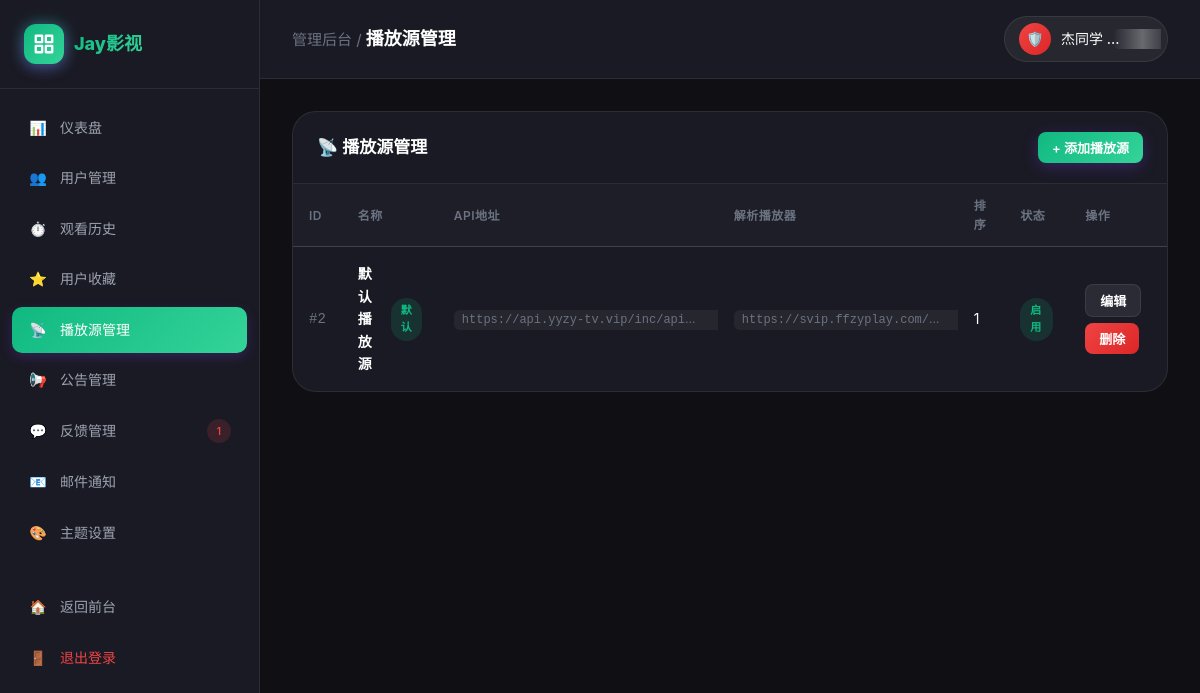
Page /admin/sources.php (signed in) on the committed database.
### tables this page shows
CREATE TABLE play_sources (
            id INTEGER PRIMARY KEY AUTOINCREMENT,
            name TEXT NOT NULL,
            api_url TEXT NOT NULL,
            parser_url TEXT DEFAULT '',
            is_default INTEGER DEFAULT 0,
            sort_order INTEGER DEFAULT 0,
            status INTEGER DEFAULT 1,
            created_at DATETIME DEFAULT CURRENT_TIMESTAMP
        );

### classes/Database.php (called while the page is built, shortened)
<?php
class Database {
    private static $instance = null;
    private $pdo;
    private function __construct() {
        try {
            $this->pdo = new PDO('sqlite:' . DB_PATH);
            $this->pdo->setAttribute(PDO::ATTR_ERRMODE, PDO::ERRMODE_EXCEPTION);
            $this->pdo->setAttribute(PDO::ATTR_DEFAULT_FETCH_MODE, PDO::FETCH_ASSOC);
            $this->pdo->exec("PRAGMA journal_mode=WAL");
            $this->pdo->exec("PRAGMA foreign_keys=ON");
        } catch (PDOException $e) {
            die("数据库连接失败: " . $e->getMessage());
        }
    }
    public static function getInstance() {
        if (self::$instance === null) {
            self::$instance = new self();
        }
        return self::$instance;
    }
    private function initTables() {
        $this->pdo->exec($sql);
    }
    public function query($sql, $params = []) {
        $stmt = $this->pdo->prepare($sql);
        $stmt->execute($params);
        return $stmt;
    }
    public function fetchAll($sql, $params = []) {
        $stmt = $this->query($sql, $params);
        return $stmt->fetchAll();
    }
}
?>

### admin/sources.php (the view, shortened to what this page needs)
<?php
include __DIR__ . '/admin_header.php';
$sources = $db->fetchAll("SELECT * FROM play_sources ORDER BY is_default DESC, sort_order ASC, id DESC");
?>
<div class="admin-content">
    <div class="panel">
        <div class="panel-header">
            <div class="panel-title">📡 播放源管理</div>
            <button class="btn btn-primary btn-sm" onclick="sourceModal()">+ 添加播放源</button>
        </div>
        <div class="panel-body" style="padding:0;">
            <table class="data-table">
                <thead><tr><th>ID</th><th>名称</th><th>API地址</th><th>解析播放器</th><th>排序</th><th>状态</th><th>操作</th></tr></thead>
                <tbody>
                    <?php foreach ($sources as $s): ?>
                    <tr>
                        <td style="font-family:monospace;color:var(--text-muted);">#<?php echo $s['id']; ?></td>
                        <td>
                            <div style="display:flex;align-items:center;gap:8px;">
                                <b><?php echo htmlspecialchars($s['name']); ?></b>
                                <?php if ($s['is_default']): ?><span class="badge badge-success">默认</span><?php endif; ?>
                            </div>
                        </td>
                        <td style="color:var(--text-muted);font-size:12px;max-width:280px;overflow:hidden;text-overflow:ellipsis;white-space:nowrap;" title="<?php echo htmlspecialchars($s['api_url']); ?>">
                            <code style="background:rgba(255,255,255,0.05);padding:3px 8px;border-radius:6px;"><?php echo htmlspecialchars($s['api_url']); ?></code>
                        </td>
                        <td style="color:var(--text-muted);font-size:12px;max-width:240px;overflow:hidden;text-overflow:ellipsis;white-space:nowrap;" title="<?php echo htmlspecialchars($s['parser_url']); ?>">
                            <code style="background:rgba(255,255,255,0.05);padding:3px 8px;border-radius:6px;"><?php echo htmlspecialchars($s['parser_url']); ?></code>
                        </td>
                        <td><?php echo $s['sort_order']; ?></td>
                        <td><?php echo $s['status'] ? '<span class="badge badge-success">启用</span>' : '<span class="badge badge-danger">禁用</span>'; ?></td>
                        <td>
                            <div style="display:flex;gap:6px;flex-wrap:wrap;">
                                <button class="btn btn-sm btn-outline" onclick="sourceModal(<?php echo $s['id']; ?>, <?php echo htmlspecialchars(json_encode($s)); ?>)">编辑</button>
                                <button class="btn btn-sm btn-danger" onclick="deleteSource(<?php echo $s['id']; ?>)">删除</button>
                            </div>
                        </td>
                    </tr>
                    <?php endforeach; ?>
                </tbody>
            </table>
        </div>
    </div>
</div>
<?php include __DIR__ . '/admin_footer.php'; ?>

### assets/css/style.css (style rules this page uses)
* { margin: 0; padding: 0; box-sizing: border-box; }
:root { --primary: #7c3aed; --secondary: #a855f7; --bg-dark: #0f0f14; --bg-card: #1a1a24; --bg-card-hover: #252532; --text-primary: #ffffff; --text-secondary: #9ca3af; --text-muted: #6b7280; --border-color: rgba(255,255,255,0.08); --success: #10b981; --warning: #f59e0b; --danger: #ef4444; --gradient-primary: linear-gradient(135deg, var(--primary) 0%, var(--secondary) 100%); --shadow-card: 0 4px 24px rgba(0, 0, 0, 0.3); --shadow-card-hover: 0 12px 40px rgba(124, 58, 237, 0.25); --radius-sm: 8px; --radius-md: 12px; --radius-lg: 16px; --radius-xl: 24px; }
html, body { background: var(--bg-dark); color: var(--text-primary); font-family: -apple-system, BlinkMacSystemFont, "PingFang SC", "Microsoft YaHei", "Segoe UI", Roboto, sans-serif; min-height: 100vh; overflow-x: hidden; line-height: 1.6; }
body { background: radial-gradient(ellipse at top, rgba(124, 58, 237, 0.1) 0%, transparent 50%), var(--bg-dark); }
button { cursor: pointer; border: none; outline: none; font-family: inherit; font-size: inherit; background: none; color: inherit; }
.btn { display: inline-flex; align-items: center; justify-content: center; gap: 8px; padding: 10px 20px; border-radius: var(--radius-md); font-weight: 600; font-size: 14px; transition: all 0.2s ease; cursor: pointer; border: none; white-space: nowrap; }
.btn-primary { background: var(--gradient-primary); color: white; box-shadow: 0 4px 15px rgba(124, 58, 237, 0.3); }
.btn-outline { background: rgba(255,255,255,0.08); color: var(--text-primary); border: 1px solid var(--border-color); }
.btn-danger { background: linear-gradient(135deg, #ef4444, #dc2626); color: white; }
.btn-sm { padding: 6px 14px; font-size: 13px; border-radius: 8px; }
.admin-content { padding: 32px; }
.panel { background: var(--bg-card); border-radius: var(--radius-xl); border: 1px solid var(--border-color); margin-bottom: 24px; }
.panel-header { padding: 20px 24px; border-bottom: 1px solid var(--border-color); display: flex; align-items: center; justify-content: space-between; gap: 16px; }
.panel-title { font-size: 17px; font-weight: 700; display: flex; align-items: center; gap: 10px; }
.panel-body { padding: 20px 24px; }
.data-table { width: 100%; border-collapse: collapse; }
.data-table th { text-align: left; padding: 12px 16px; font-size: 12px; font-weight: 600; color: var(--text-muted); text-transform: uppercase; letter-spacing: 0.5px; border-bottom: 1px solid var(--border-color); background: rgba(255,255,255,0.02); }
.data-table td { padding: 16px; border-bottom: 1px solid var(--border-color); font-size: 14px; vertical-align: middle; }
.data-table tr:last-child td { border-bottom: none; }
.badge { display: inline-flex; align-items: center; padding: 4px 10px; border-radius: 999px; font-size: 11px; font-weight: 600; }
.badge-success { background: rgba(16, 185, 129, 0.15); color: var(--success); }

### rows in the picture
play_sources: id "2", name "默认播放源", is_default "默认", api_url "https://api.yyzy-tv.vip/inc/api…", parser_url "https://svip.ffzyplay.com/…", sort_order "1", status "启用"

### other values in the picture
$pendingFb "1"
$pageName "播放源管理"
ADMIN_USERNAME "杰同学"
